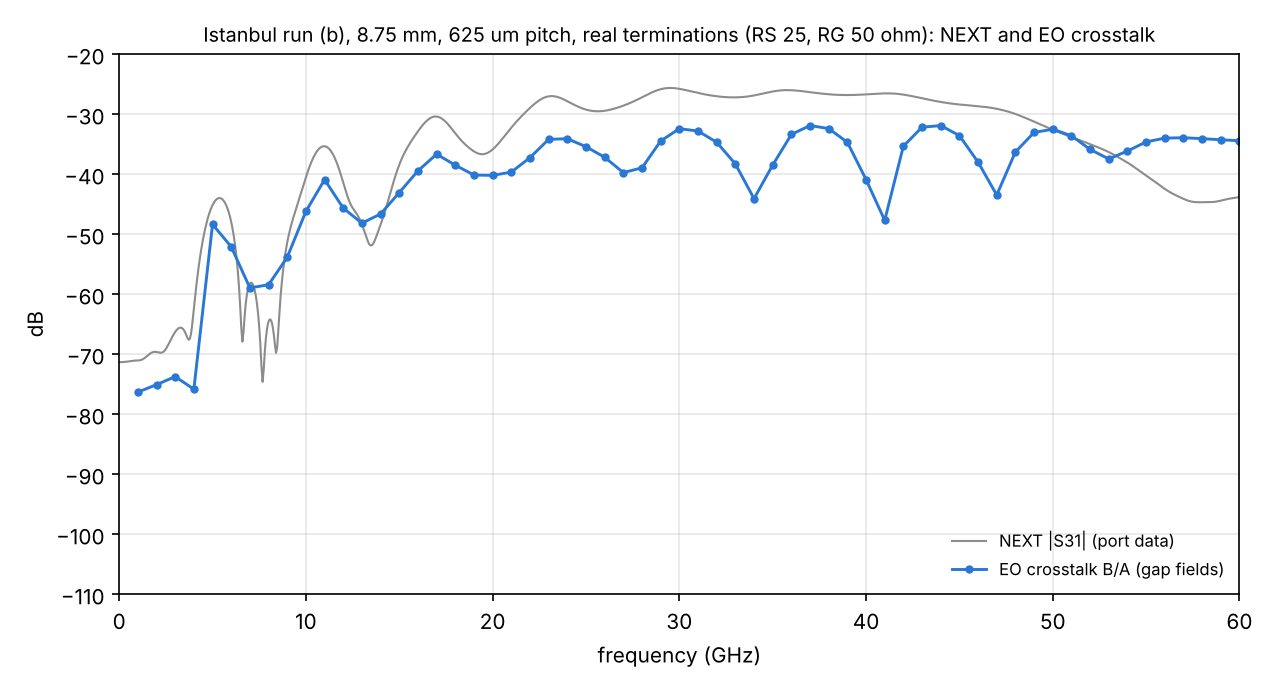

Recreate this plot in Python.
"""Istanbul run (b): line pair with the real far-end terminations (RS 25 ohm, RG 50 ohm, per line), ports only at the
near end: CST port 1 = line A (y = 0), CST port 3 = line B (y = -0.625), both z = 0.3 (touchstone ports 1, 2).
NEXT = |S21| of the s2p (CST S31). EO crosstalk from the gap fields as in run (a): both lines sampled 5 um from their
centre (A y +-0.005, B y -0.62/-0.63), 50 ohm source, push-pull, n_g 2.27. The fields already contain the
terminations, so no renormalisation. Compared with run (a) (50 ohm ports at both ends of both lines)."""
import os, sys
HERE = os.path.dirname(os.path.abspath(__file__))
RA = os.path.join(HERE, "../istanbul_run_a")
sys.path.insert(0, RA); sys.path.insert(0, os.path.abspath(os.path.join(HERE, "../../../..")))
import numpy as np, skrf as rf, matplotlib
matplotlib.use("Agg"); import matplotlib.pyplot as plt
from mzm_interconnect import parameters as P, xtalk_fields as XF
from load_fields import load
p = P.defaults(); p["Rt_R"] = 50.0; p["Zs_R"] = 50.0
dB = lambda s: 20 * np.log10(np.maximum(abs(s), 1e-12))
Xb = XF.eo_crosstalk_fields(p, load(base=HERE, a_zip="e-field (f=1) [1]_lineA.zip")); f = Xb["f_GHz"]
Xa = XF.eo_crosstalk_fields(p, load()); assert np.allclose(Xa["f_GHz"], f)
eob, eoa = dB(Xb["X"]), dB(Xa["X"])
nb = rf.Network(os.path.join(HERE, "v0_istanbul_rf_lineZload.s2p")); fb = nb.f / 1e9
na = rf.Network(os.path.join(RA, "v0_istanbul_rf_line.s4p")); fa = na.f / 1e9
nxb_s, nxa_s = dB(nb.s[:, 1, 0]), dB(na.s[:, 2, 0])
nxb = np.interp(f, fb, nxb_s)
# termination check: DC load seen at port 1 (line resistance included)
s0 = nb.s[0, 0, 0].real; print(f"S11 at DC {s0:+.4f} -> input resistance {50 * (1 + s0) / (1 - s0):.1f} ohm (load + line series R)")
m = (fb >= 1) & (fb <= 60); ma = (fa >= 1) & (fa <= 60)
print(f"|S11| 1-60 GHz: run b median {np.median(dB(nb.s[m, 0, 0])):.1f} dB, max {dB(nb.s[m, 0, 0]).max():.1f}; "
      f"run a median {np.median(dB(na.s[ma, 0, 0])):.1f}, max {dB(na.s[ma, 0, 0]).max():.1f} dB")
np.savetxt(os.path.join(HERE, "xtalk_run_b.csv"), np.c_[f, nxb, eob, eoa], delimiter=",", fmt="%.3f",
           header="f_GHz,NEXT_dB_run_b,EO_dB_run_b,EO_dB_run_a", comments="")
k = f >= 5; d = eob - eoa
print("f (GHz) | NEXT b | EO b | EO a | EO b - a (dB)")
for q in (5, 10, 20, 30, 40, 50, 60):
    i = np.argmin(abs(f - q)); print(f"{q:3d} | {nxb[i]:6.1f} | {eob[i]:6.1f} | {eoa[i]:6.1f} | {d[i]:+5.1f}")
for lab, y in (("NEXT b", nxb), ("EO b", eob), ("EO a", eoa)):
    j = np.argmax(np.where(k, y, -999)); print(f"max {lab} 5-60 GHz: {y[j]:.1f} dB at {f[j]:.0f} GHz")
print("EO b - EO a, 5-60 GHz: median %+.1f dB, 5-95%% %+.1f .. %+.1f; correlation of dB curves %.2f"
      % (np.median(d[k]), *np.percentile(d[k], [5, 95]), np.corrcoef(eob[k], eoa[k])[0, 1]))
print("corr(EO b, NEXT b) 5-60 GHz: %.2f" % np.corrcoef(eob[k], nxb[k])[0, 1])
fig, ax = plt.subplots(figsize=(8.5, 4.6))
ax.plot(fb, nxb_s, color="0.55", lw=1.0, label="NEXT |S31| (port data)")
ax.plot(f, eob, "o-", color="#2a78d6", ms=3, lw=1.4, label="EO crosstalk B/A (gap fields)")
ax.set_xlim(0, 60); ax.set_ylim(-110, -20); ax.set_xlabel("frequency (GHz)"); ax.set_ylabel("dB"); ax.grid(alpha=0.3)
ax.set_title("Istanbul run (b), 8.75 mm, 625 um pitch, real terminations (RS 25, RG 50 ohm): NEXT and EO crosstalk", fontsize=9.5)
ax.legend(frameon=False, fontsize=8, loc="lower right"); fig.tight_layout(); fig.savefig(os.path.join(HERE, "xtalk_run_b.png"), dpi=150)
fig, ax = plt.subplots(figsize=(8.5, 4.6))
ax.plot(f, eoa, "o-", color="#eb6834", ms=3, lw=1.3, label="run (a): 50 ohm ports at both ends")
ax.plot(f, eob, "o-", color="#2a78d6", ms=3, lw=1.3, label="run (b): real terminations at the far end")
ax.set_xlim(0, 60); ax.set_ylim(-110, -20); ax.set_xlabel("frequency (GHz)"); ax.set_ylabel("EO crosstalk B/A (dB)"); ax.grid(alpha=0.3)
ax.set_title("Istanbul 8.75 mm, EO crosstalk: run (a) vs run (b) (gap fields, both lines sampled at +-5 um)", fontsize=9.5)
ax.legend(frameon=False, fontsize=8, loc="lower right"); fig.tight_layout(); fig.savefig(os.path.join(HERE, "eo_run_a_vs_b.png"), dpi=150)
